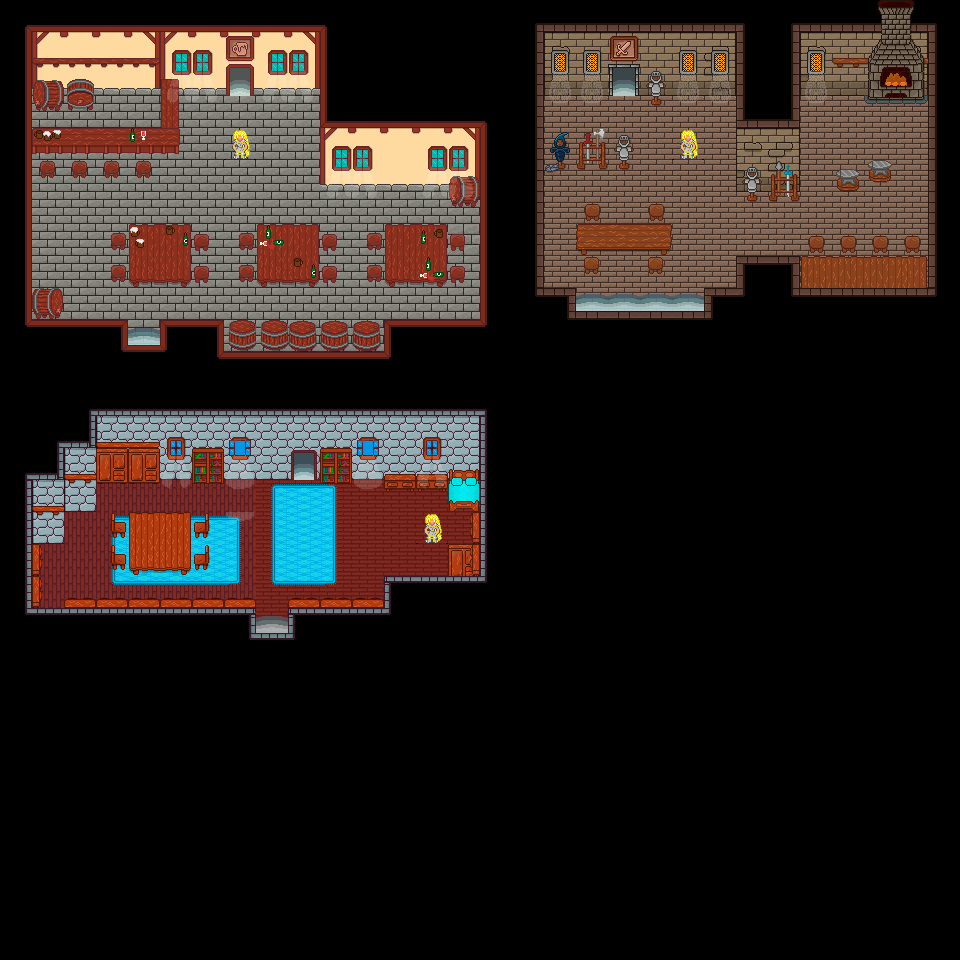

This is a level from a 2D game, rendered from its Tiled map with the project's own tilesets. A one-line summary and the map file follow, with tile-layer data summarised:
An orthogonal 30x30 tile map with 32x32 px tiles, 6 tile layers (Fondo, Paredes, Alfombra, Muebles, ...).

<map version="1.9" tiledversion="1.9.2" orientation="orthogonal" renderorder="right-down" width="30" height="30" tilewidth="32" tileheight="32" infinite="0" nextlayerid="8" nextobjectid="1">
 <tileset firstgid="1" name="Tileset_Interiors" tilewidth="32" tileheight="32" tilecount="380" columns="20">
  <image source="Tileset_Interiors.png" width="640" height="608" />
 </tileset>
 <layer id="5" name="Fondo" width="30" height="30">
  <data>[900 cells, 900 non-empty, 1 distinct tile ids]</data>
 </layer>
 <layer id="1" name="Paredes" width="30" height="30" locked="1">
  <data>[900 cells, 430 non-empty, 75 distinct tile ids]</data>
 </layer>
 <layer id="7" name="Alfombra" width="30" height="30" locked="1">
  <data>[900 cells, 29 non-empty, 11 distinct tile ids]</data>
 </layer>
 <layer id="3" name="Muebles" width="30" height="30" locked="1">
  <data>[900 cells, 106 non-empty, 52 distinct tile ids]</data>
 </layer>
 <layer id="6" name="Detalles" width="30" height="30" locked="1">
  <data>[900 cells, 52 non-empty, 37 distinct tile ids]</data>
 </layer>
 <layer id="4" name="Ventana" width="30" height="30" locked="1">
  <data>[900 cells, 52 non-empty, 15 distinct tile ids]</data>
 </layer>
</map>
